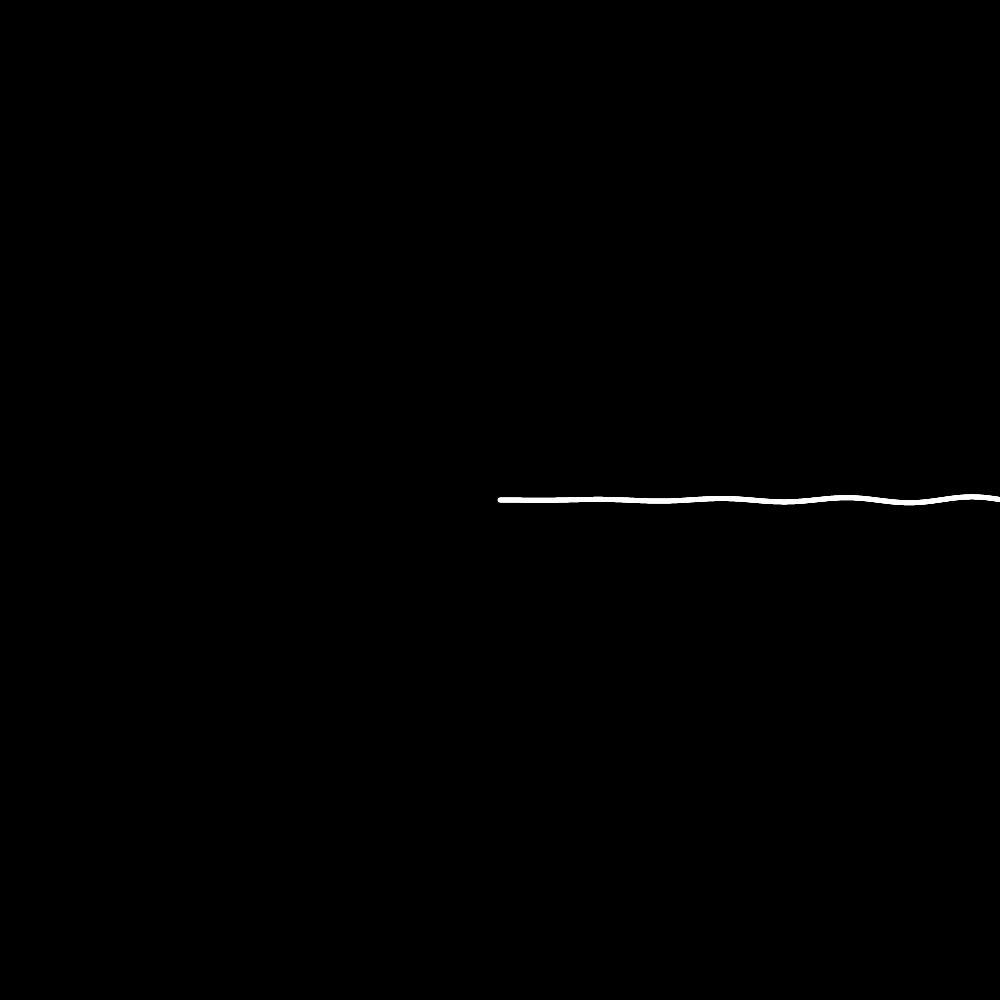
Frame 1 (no input)
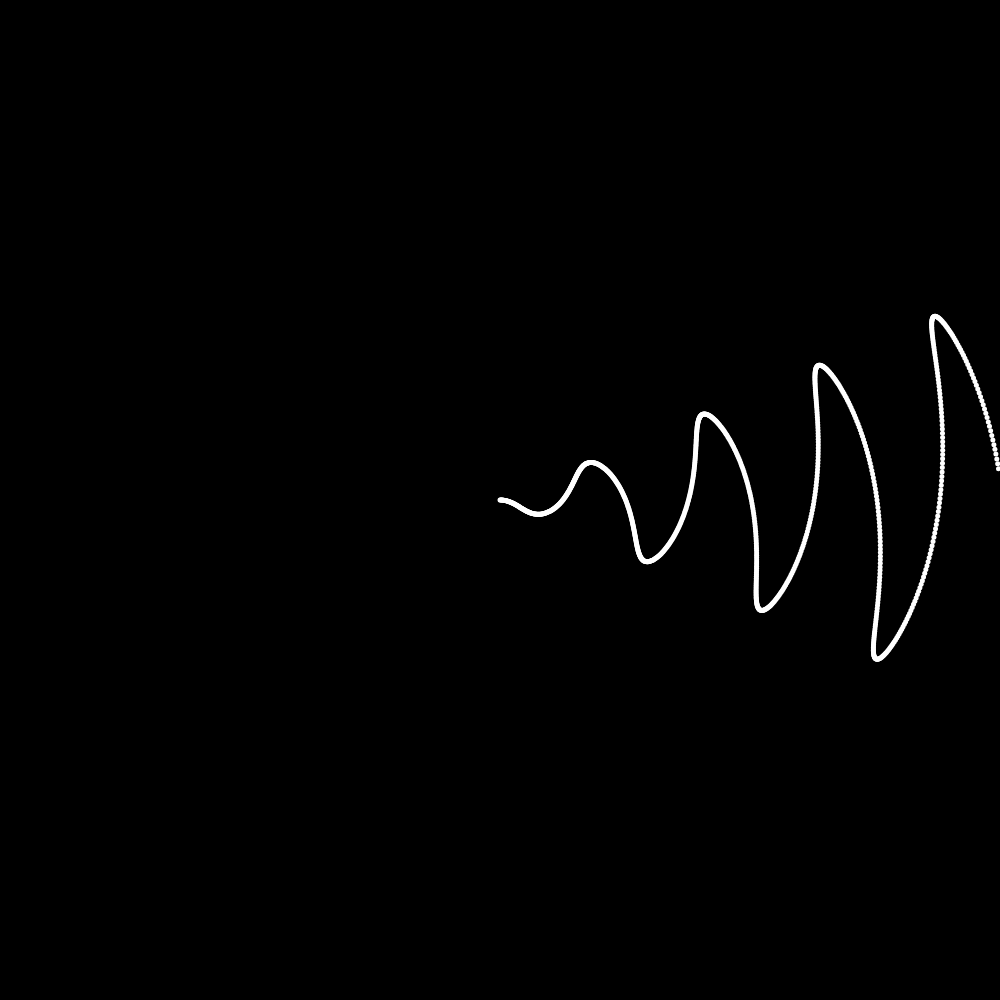
Frame 60 (no input)
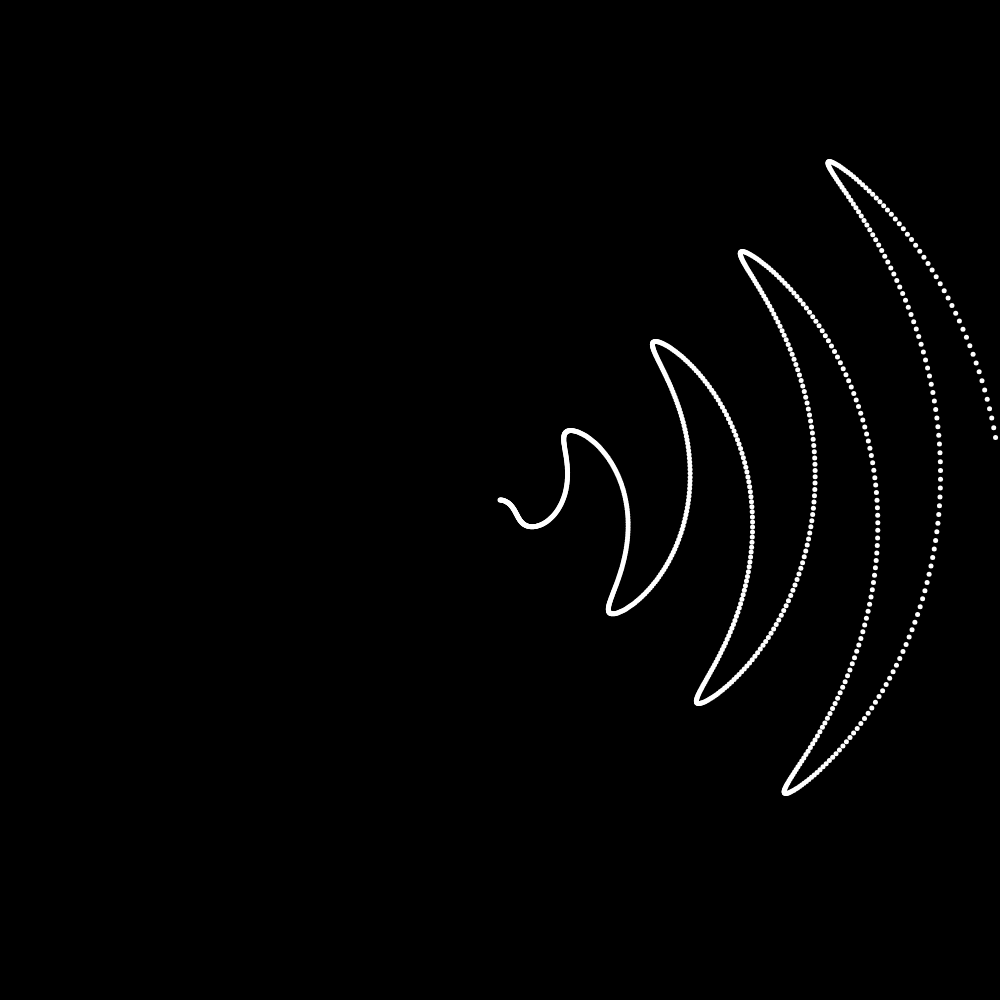
Frame 120 (the mouse pressed at the canvas centre since frame 60)

The p5.js sketch that drew these frames (run headless with seeded random() and noise() and a simulated clock; from frame 60 on, the mouse is pressed at the canvas centre):

// p5.js sketch
// ── sketch.js
const { sin, tan } = Math;

class Point {
	constructor(speed, distance) {
		this.pos = createVector(width / 2, height / 2 - distance);
		this.speed = speed;
		this.distance = distance;
	}

	draw() {
		var a = (frameCount * slider.value() / 150 * this.speed) % TWO_PI;
		this.pos.x = this.distance * cos(a);
		this.pos.y = this.distance * sin(a);
		circle(this.pos.x, this.pos.y, 5);
	}
}

const
	size = window.innerHeight,
	pointCount = size - 500,
	resolution = 2,
	mapper = x => x / 40 / resolution,

	settings = [
		x => sin(2 * x),
		x => tan(x),
		x => 10 / x,
	];

let slider, points;

function setup() {
	createCanvas(size, size);
	frameRate(30);
	fill(255);
	noStroke();
	background(0);
	translate(width / 2, height / 2);

	points = [...Array(pointCount * resolution).keys()].map(i =>
		new Point(
			settings[0](mapper(i)),
			i / resolution
		)
	);

	const div = createElement('div');

	for (const fn of settings)
		createButton(
			fn.toString()
			.replace(/[)(]/g, ' ')
			.replace(/\s\*\s/g, '')
			.replace('x =>', 'θ =')
		)
		.mouseClicked(() =>
			points.forEach((point, i) => point.speed = fn(mapper(i)))
		).parent(div)

	createButton('Restart')
		.mouseClicked(() => frameCount = 0)
		.parent(div)
	slider = createSlider(0, 4, 1, 0)
		.parent(div);
}

function draw() {
	background(0);
	translate(width / 2, height / 2);
	for (const point of points)
		point.draw();
}
